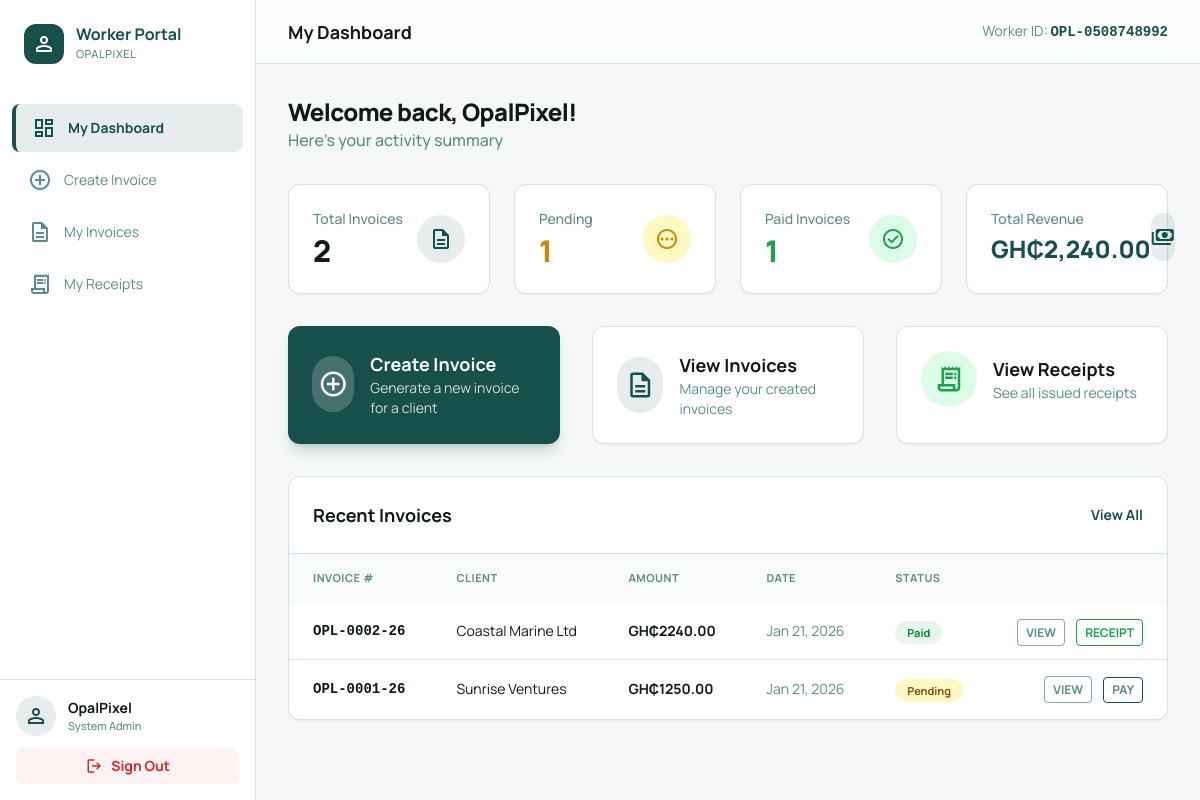
Screenshot of /worker/dashboard (signed in) with the database file from the repository.
### models.py (models this page shows, shortened)
class User(UserMixin, db.Model):
    id = db.Column(db.Integer, primary_key=True)
    full_name = db.Column(db.String(100), nullable=False)
    worker_id = db.Column(db.String(50), unique=True, nullable=False)
    position = db.Column(db.String(50))
    nationality = db.Column(db.String(80))
    location = db.Column(db.String(150))
    address = db.Column(db.String(255))
    image_path = db.Column(db.String(255))
    role = db.Column(db.String(20), default='worker') # 'admin' or 'worker'
    password_hash = db.Column(db.String(128))

class Invoice(db.Model):
    id = db.Column(db.Integer, primary_key=True)
    invoice_number = db.Column(db.String(30), unique=True)
    client_name = db.Column(db.String(100), nullable=False)
    client_email = db.Column(db.String(120))
    client_phone = db.Column(db.String(30))
    client_address = db.Column(db.String(255))
    amount = db.Column(db.Float, nullable=False)
    tax_rate = db.Column(db.Float, default=0.0)
    tax_amount = db.Column(db.Float, default=0.0)
    status = db.Column(db.String(20), default='Pending') # Pending, Paid
    date_created = db.Column(db.DateTime, default=datetime.utcnow)
    due_date = db.Column(db.DateTime)
    user_id = db.Column(db.Integer, db.ForeignKey('user.id'), nullable=False)
    user = db.relationship('User', backref='invoices', lazy=True)
    items = db.relationship('InvoiceItem', backref='invoice', lazy=True)
    receipt = db.relationship('Receipt', backref='invoice', uselist=False, lazy=True)

### app.py (the view)
@app.route('/worker/dashboard')
@login_required
def worker_dashboard():
    my_invoices = Invoice.query.filter_by(user_id=current_user.id).order_by(Invoice.date_created.desc()).all()
    stats = {
        'total_invoices': len(my_invoices),
        'pending_invoices': sum(1 for inv in my_invoices if inv.status == 'Pending'),
        'paid_invoices': sum(1 for inv in my_invoices if inv.status == 'Paid'),
        'total_revenue': sum(inv.amount for inv in my_invoices if inv.status == 'Paid')
    }
    recent_invoices = my_invoices[:5]
    return render_template('worker_dashboard.html', user=current_user, stats=stats, recent_invoices=recent_invoices)

### auth.py (called while the page is built)
@login_manager.user_loader
def load_user(user_id):
    return User.query.get(int(user_id))

### templates/worker_dashboard.html (shortened to what this page needs)
{% extends "base_worker.html" %}
{% block page_title %}My Dashboard{% endblock %}
{% block content %}
<div class="max-w-6xl mx-auto">
  <div class="mb-8">
    <h2 class="text-2xl font-extrabold tracking-tight">Welcome back, {{ user.full_name.split()[0] }}!</h2>
    <p class="text-[#5a8c88] font-medium">Here's your activity summary</p>
  </div>
  <div class="grid grid-cols-1 md:grid-cols-2 lg:grid-cols-4 gap-6 mb-8">
    <div class="bg-white dark:bg-[#1a2b2a] p-6 rounded-xl border border-[#d3e3e2] dark:border-[#2a3a39] shadow-sm">
      <div class="flex items-center justify-between">
        <div>
          <p class="text-[#5a8c88] text-sm font-medium">Total Invoices</p>
          <p class="text-3xl font-extrabold mt-1">{{ stats.total_invoices }}</p>
        </div>
        <div class="size-12 rounded-full bg-primary/10 flex items-center justify-center">
          <span class="material-symbols-outlined text-primary text-2xl">description</span>
        </div>
      </div>
    </div>
    <div class="bg-white dark:bg-[#1a2b2a] p-6 rounded-xl border border-[#d3e3e2] dark:border-[#2a3a39] shadow-sm">
      <div class="flex items-center justify-between">
        <div>
          <p class="text-[#5a8c88] text-sm font-medium">Pending</p>
          <p class="text-3xl font-extrabold mt-1 text-yellow-600">{{ stats.pending_invoices }}</p>
        </div>
        <div class="size-12 rounded-full bg-yellow-100 flex items-center justify-center">
          <span class="material-symbols-outlined text-yellow-600 text-2xl">pending</span>
        </div>
      </div>
    </div>
    <div class="bg-white dark:bg-[#1a2b2a] p-6 rounded-xl border border-[#d3e3e2] dark:border-[#2a3a39] shadow-sm">
      <div class="flex items-center justify-between">
        <div>
          <p class="text-[#5a8c88] text-sm font-medium">Paid Invoices</p>
          <p class="text-3xl font-extrabold mt-1 text-green-600">{{ stats.paid_invoices }}</p>
        </div>
        <div class="size-12 rounded-full bg-green-100 flex items-center justify-center">
          <span class="material-symbols-outlined text-green-600 text-2xl">check_circle</span>
        </div>
      </div>
    </div>
    <div class="bg-white dark:bg-[#1a2b2a] p-6 rounded-xl border border-[#d3e3e2] dark:border-[#2a3a39] shadow-sm">
      <div class="flex items-center justify-between">
        <div>
          <p class="text-[#5a8c88] text-sm font-medium">Total Revenue</p>
          <p class="text-2xl font-extrabold mt-1 text-primary">GH₵{{ "{:,.2f}".format(stats.total_revenue) }}</p>
        </div>
        <div class="size-12 rounded-full bg-primary/10 flex items-center justify-center">
          <span class="material-symbols-outlined text-primary text-2xl">payments</span>
        </div>
      </div>
    </div>
  </div>
  <div class="grid grid-cols-1 lg:grid-cols-3 gap-8 mb-8">
    <a href="{{ url_for('create_invoice') }}" class="bg-primary text-white p-6 rounded-xl shadow-lg shadow-primary/20 hover:shadow-xl hover:shadow-primary/30 transition-all group">
      <div class="flex items-center gap-4">
        <div class="size-14 rounded-full bg-white/20 flex items-center justify-center group-hover:bg-white/30 transition-colors">
          <span class="material-symbols-outlined text-3xl">add_circle</span>
        </div>
        <div>
          <h3 class="text-lg font-bold">Create Invoice</h3>
          <p class="text-white/80 text-sm">Generate a new invoice for a client</p>
        </div>
      </div>
    </a>
    <a href="{{ url_for('my_invoices') }}" class="bg-white dark:bg-[#1a2b2a] p-6 rounded-xl border border-[#d3e3e2] dark:border-[#2a3a39] shadow-sm hover:shadow-md transition-all group">
      <div class="flex items-center gap-4">
        <div class="size-14 rounded-full bg-primary/10 flex items-center justify-center group-hover:bg-primary/20 transition-colors">
          <span class="material-symbols-outlined text-primary text-3xl">description</span>
        </div>
        <div>
          <h3 class="text-lg font-bold">View Invoices</h3>
          <p class="text-[#5a8c88] text-sm">Manage your created invoices</p>
        </div>
      </div>
    </a>
    <a href="{{ url_for('my_receipts') }}" class="bg-white dark:bg-[#1a2b2a] p-6 rounded-xl border border-[#d3e3e2] dark:border-[#2a3a39] shadow-sm hover:shadow-md transition-all group">
      <div class="flex items-center gap-4">
        <div class="size-14 rounded-full bg-green-100 flex items-center justify-center group-hover:bg-green-200 transition-colors">
          <span class="material-symbols-outlined text-green-600 text-3xl">receipt_long</span>
        </div>
        <div>
          <h3 class="text-lg font-bold">View Receipts</h3>
          <p class="text-[#5a8c88] text-sm">See all issued receipts</p>
        </div>
      </div>
    </a>
  </div>
  <div class="bg-white dark:bg-[#1a2b2a] rounded-xl border border-[#d3e3e2] dark:border-[#2a3a39] shadow-sm overflow-hidden">
    <div class="p-6 border-b border-[#d3e3e2] dark:border-[#2a3a39] flex justify-between items-center">
      <h3 class="text-lg font-bold">Recent Invoices</h3>
      <a href="{{ url_for('my_invoices') }}" class="text-primary text-sm font-bold hover:underline">View All</a>
    </div>
    <div class="overflow-x-auto">
      <table class="w-full text-left">
        <thead class="bg-[#f9fafa] dark:bg-[#233534] text-[#5a8c88] text-[11px] font-bold uppercase tracking-wider">
          <tr>
            <th class="px-6 py-4">Invoice #</th>
            <th class="px-6 py-4">Client</th>
            <th class="px-6 py-4">Amount</th>
            <th class="px-6 py-4">Date</th>
            <th class="px-6 py-4">Status</th>
            <th class="px-6 py-4"></th>
          </tr>
        </thead>
        <tbody class="divide-y divide-[#d3e3e2] dark:divide-[#2a3a39]">
          {% for invoice in recent_invoices %}
          <tr class="hover:bg-gray-50 dark:hover:bg-[#233534]/50 transition-colors">
            <td class="px-6 py-4 font-bold text-sm font-mono">{{ invoice.invoice_number or ('#INV-' ~ invoice.id) }}</td>
            <td class="px-6 py-4 text-sm">{{ invoice.client_name }}</td>
            <td class="px-6 py-4 font-bold text-sm">GH₵{{ "%.2f"|format(invoice.amount) }}</td>
            <td class="px-6 py-4 text-sm text-[#5a8c88]">{{ invoice.date_created.strftime('%b %d, %Y') }}</td>
            <td class="px-6 py-4">
              {% if invoice.status == 'Paid' %}
                <span class="px-3 py-1 bg-[#e8f5ed] text-[#078830] text-[11px] font-bold rounded-full">Paid</span>
              {% else %}
                <span class="px-3 py-1 bg-yellow-100 text-yellow-800 text-[11px] font-bold rounded-full">{{ invoice.status }}</span>
              {% endif %}
            </td>
            <td class="px-6 py-4 text-right space-x-2 whitespace-nowrap">
              <a href="{{ url_for('view_invoice', invoice_id=invoice.id) }}" class="text-[#5a8c88] hover:text-primary font-bold text-xs border border-primary/50 px-2 py-1 rounded">VIEW</a>
              {% if invoice.status != 'Paid' %}
                <form action="{{ url_for('pay_invoice', invoice_id=invoice.id) }}" method="POST" style="display:inline;">
                  <button type="submit" class="text-[#5a8c88] hover:text-primary font-bold text-xs border border-primary px-2 py-1 rounded">PAY</button>
                </form>
              {% else %}
                <a href="{{ url_for('view_receipt', invoice_id=invoice.id) }}" class="text-green-600 hover:text-green-700 font-bold text-xs border border-green-600 px-2 py-1 rounded">RECEIPT</a>
              {% endif %}
            </td>
          </tr>
          {% endfor %}
        </tbody>
      </table>
    </div>
  </div>
</div>
{% endblock %}

### templates/base_worker.html (shortened to what this page needs)
<!DOCTYPE html>
<html lang="en" class="light">
<head>
  <script src="https://cdn.tailwindcss.com?plugins=forms,container-queries"></script>
  <script id="tailwind-config">
    tailwind.config = {
      darkMode: "class",
      theme: {
        extend: {
          colors: {
            primary: "#174f4a",
            accent: "#F4B393",
            "background-light": "#f6f8f8",
            "background-dark": "#131f1e",
          },
          fontFamily: {
            display: ["Manrope", "sans-serif"],
          },
        },
      },
    };
  </script>
</head>
<body class="bg-background-light dark:bg-background-dark text-[#101918] dark:text-[#f9fbfb] min-h-screen flex overflow-hidden">
  <aside class="w-64 border-r border-[#d3e3e2] dark:border-[#2a3a39] bg-white dark:bg-[#1a2b2a] flex flex-col h-screen shrink-0">
    <div class="p-6 flex items-center gap-3">
      <div class="size-10 rounded-xl bg-primary flex items-center justify-center text-white">
        <span class="material-symbols-outlined">person</span>
      </div>
      <div>
        <h1 class="text-primary dark:text-[#f9fbfb] text-base font-bold leading-none">Worker Portal</h1>
        <p class="text-[#5a8c88] text-[11px] font-medium uppercase tracking-wider mt-1">OpalPixel</p>
      </div>
    </div>
    <nav class="flex-1 px-3 py-4 space-y-1">
      <a class="flex items-center gap-3 px-4 py-3 rounded-lg text-[#5a8c88] hover:bg-gray-50 dark:hover:bg-[#233534] transition-colors {{ 'active-nav text-primary font-bold' if request.endpoint == 'worker_dashboard' else '' }}" href="{{ url_for('worker_dashboard') }}">
        <span class="material-symbols-outlined">dashboard</span><span class="text-sm">My Dashboard</span>
      </a>
      <a class="flex items-center gap-3 px-4 py-3 rounded-lg text-[#5a8c88] hover:bg-gray-50 dark:hover:bg-[#233534] transition-colors {{ 'active-nav text-primary font-bold' if request.endpoint == 'create_invoice' else '' }}" href="{{ url_for('create_invoice') }}">
        <span class="material-symbols-outlined">add_circle</span><span class="text-sm">Create Invoice</span>
      </a>
      <a class="flex items-center gap-3 px-4 py-3 rounded-lg text-[#5a8c88] hover:bg-gray-50 dark:hover:bg-[#233534] transition-colors {{ 'active-nav text-primary font-bold' if request.endpoint == 'my_invoices' else '' }}" href="{{ url_for('my_invoices') }}">
        <span class="material-symbols-outlined">description</span><span class="text-sm">My Invoices</span>
      </a>
      <a class="flex items-center gap-3 px-4 py-3 rounded-lg text-[#5a8c88] hover:bg-gray-50 dark:hover:bg-[#233534] transition-colors {{ 'active-nav text-primary font-bold' if request.endpoint == 'my_receipts' else '' }}" href="{{ url_for('my_receipts') }}">
        <span class="material-symbols-outlined">receipt_long</span><span class="text-sm">My Receipts</span>
      </a>
    </nav>
    <div class="p-4 mt-auto border-t border-[#d3e3e2] dark:border-[#2a3a39]">
      <div class="flex items-center gap-3 mb-3">
        {% if user.image_path %}
        <img src="{{ url_for('static', filename=user.image_path) }}" alt="Profile" class="size-10 rounded-full object-cover border-2 border-primary/30">
        {% else %}
        <div class="size-10 rounded-full bg-primary/10 flex items-center justify-center">
          <span class="material-symbols-outlined text-primary">person</span>
        </div>
        {% endif %}
        <div class="flex-1 min-w-0">
          <p class="text-sm font-bold truncate">{{ user.full_name }}</p>
          <p class="text-[11px] text-[#5a8c88] font-medium truncate">{{ user.position or 'Worker' }}</p>
        </div>
      </div>
      <a href="{{ url_for('auth.logout') }}" class="w-full bg-red-50 text-red-600 py-2 rounded-lg font-bold text-sm flex items-center justify-center gap-2 hover:bg-red-100 transition-colors">
        <span class="material-symbols-outlined text-[18px]">logout</span>
        Sign Out
      </a>
    </div>
  </aside>
  <main class="flex-1 flex flex-col overflow-hidden h-screen">
    <header class="h-16 border-b border-[#d3e3e2] dark:border-[#2a3a39] bg-white/80 dark:bg-[#1a2b2a]/80 backdrop-blur-md px-8 flex items-center justify-between z-10">
      <div class="flex items-center gap-4">
        <h2 class="text-lg font-bold">{% block page_title %}Dashboard{% endblock %}</h2>
      </div>
      <div class="flex items-center gap-4">
        <span class="text-sm text-[#5a8c88]">Worker ID: <span class="font-mono font-bold text-primary">{{ user.worker_id }}</span></span>
      </div>
    </header>
    <div id="dashboardContent" class="flex-1 overflow-y-auto p-8 custom-scrollbar dashboard-scroll">
      {% block content %}{% endblock %}
    </div>
  </main>
</body>
</html>

### templates/base_worker.html (style rules this page uses)
body { font-family: 'Manrope', sans-serif; }
.material-symbols-outlined { font-variation-settings: 'FILL' 0, 'wght' 400, 'GRAD' 0, 'opsz' 24; }
.active-nav { background-color: rgba(23, 79, 74, 0.1); border-left: 4px solid #174f4a; }
.dashboard-scroll { max-height: calc(100vh - 64px); }

### rows the page displays
User: full_name "OpalPixel", position "System Admin", worker_id "OPL-0508748992"
Invoice: invoice_number "OPL-0002-26", client_name "Coastal Marine Ltd", amount "2240.00", date_created "Jan 21, 2026", status "Paid"
Invoice: invoice_number "OPL-0001-26", client_name "Sunrise Ventures", amount "1250.00", date_created "Jan 21, 2026", status "Pending"

### other values shown
{{ stats.total_invoices }} "2"
{{ stats.pending_invoices }} "1"
{{ stats.paid_invoices }} "1"
{{ "{:,.2f}".format(stats.total_revenue) }} "2,240.00"
